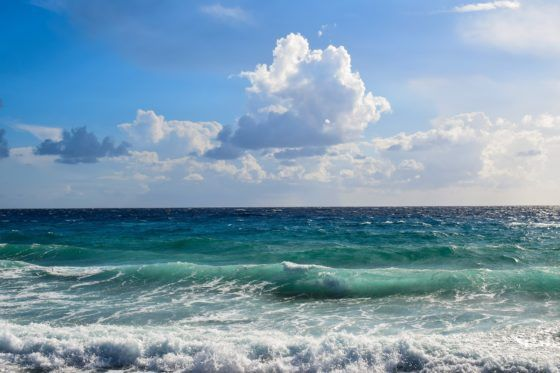
//> input picture images/15e1a73b838e2d1f101b6cb24166ed1b.jpg, 560 x 373 px
$ ./main   (built with g++ and OpenCV 4)
//> lines starting //> are read from the running program, lines starting //| are printed output that depends on the picture; after the words box and inside, x2 and y2 are one past the last pixel; in counts of white or black regions, pixels touching at a corner belong together
#include <opencv2/opencv.hpp>
#include <opencv2/highgui.hpp>
#include <opencv2/imgproc.hpp>
#include <opencv2/imgcodecs.hpp>
#include <cmath>
#include "Class.h"
#include "func.h"

#define PI 3.14159265

int main(){

    // [5 lines of commented-out code are left out]
    std::string path = "/home/maxim/CLionProjects/Sky_line_detection/images/15e1a73b838e2d1f101b6cb24166ed1b.jpg";

    play_video("/home/maxim/CLionProjects/Sky_line_detection/videos/videoplayback.mp4");
//> (this line was passed over: play_video is not available in this run)

    cv::Mat image = cv::imread(path, cv::ImreadModes::IMREAD_GRAYSCALE);
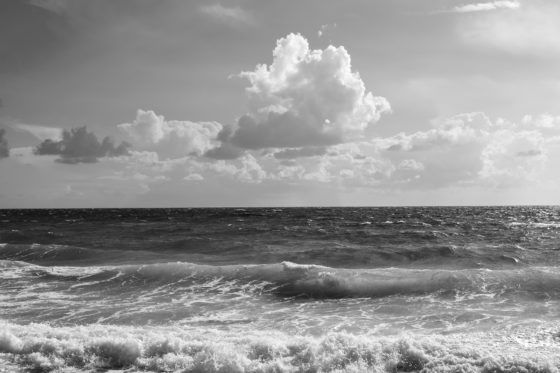
//> image: 373 rows x 560 cols, CV_8UC1; min 6, max 255, mean 148.4
    cv::Mat image_output = cv::imread(path);
//> image_output is the input picture: 373 rows x 560 cols, CV_8UC3; mean B, G, R 176.3, 155.5, 123.8
    cv::Mat _img = cv::imread(path, cv::ImreadModes::IMREAD_GRAYSCALE);

    std::cout << image.cols << std::endl;
//| 560
    std::cout << image.rows << std::endl;
//| 373

    if(!image.data)
    {
        std::cout << "Import error" << std::endl;
        return -1;
    }

    // Медианный фильтр
    cv::medianBlur(image, image, 7);
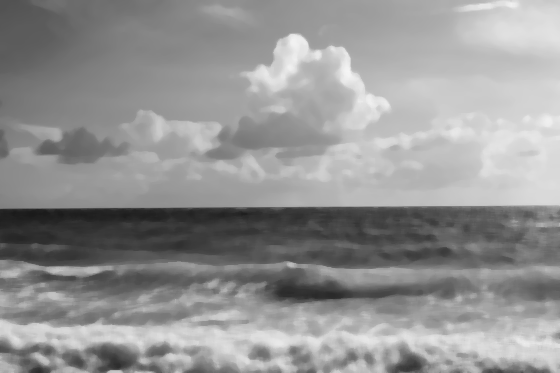
//> image: 373 rows x 560 cols, CV_8UC1; min 25, max 245, mean 147.8
    // Автоопределение пороговых значений по алгоритму OTSU для фильтра Canny
    double otsu_thresh_val = cv::threshold(
        _img, _img, 0, 255, cv::THRESH_BINARY | cv::THRESH_OTSU
    );
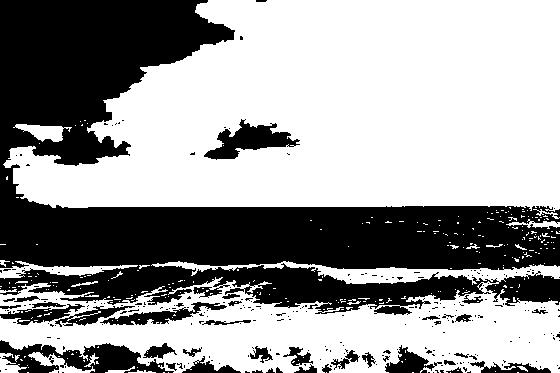
//> _img: 373 rows x 560 cols, CV_8UC1; 60.8% white; 269 black regions (231 under 20 px), largest, box (x1, y1, x2, y2) and area: (0, 0, 560, 315) 70585, (0, 340, 174, 373) 2788, (204, 119, 300, 160) 1714
//> otsu_thresh_val = 139

    cv::Canny(image, image, otsu_thresh_val/2, otsu_thresh_val, 3);
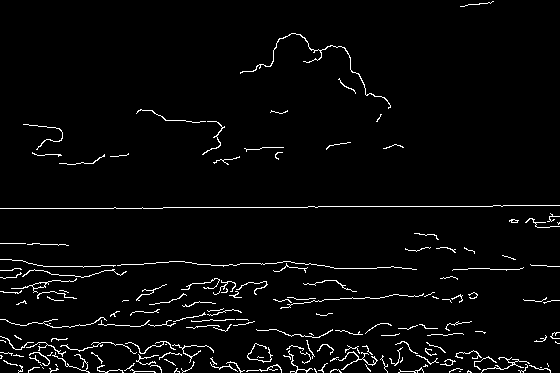
//> image: 373 rows x 560 cols, CV_8UC1; 3.2% white in thin lines or dots

    cv::Mat element = getStructuringElement( cv::MORPH_RECT, cv::Size( 3, 3 ), cv::Point( 0, 0 ) );
    // Замыкание
    cv::morphologyEx(image, image, cv::MORPH_CLOSE, element);

    cv::dilate(image, image, element);
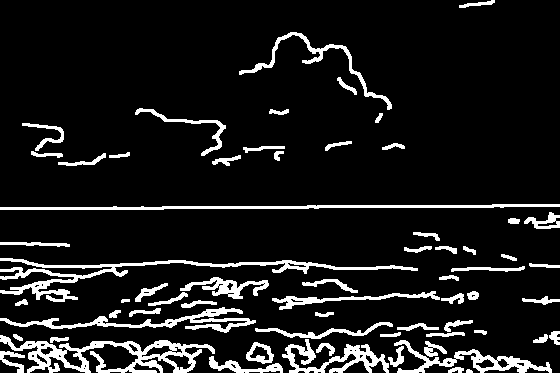
//> image: 373 rows x 560 cols, CV_8UC1; 10.4% white; 64 white regions

    // [4 lines of commented-out code are left out]

    std::vector<std::vector<cv::Point>> contours;

    findContours( image, contours, cv::RETR_TREE, cv::CHAIN_APPROX_SIMPLE );
//> contours = 111 contours, 33 with area under 20; largest, box (x1, y1, x2, y2) and area: (0, 335, 215, 373) 3086, (0, 258, 418, 302) 2019, (394, 340, 552, 373) 1238, (0, 307, 256, 333) 1185, (0, 204, 560, 210) 1139
//> (the run ends here: the program needs code that is not available in this run, at `edit_edges(image);`)

$ run again, with images/infinity-blue-2211659_1280.jpg copied over images/15e1a73b838e2d1f101b6cb24166ed1b.jpg
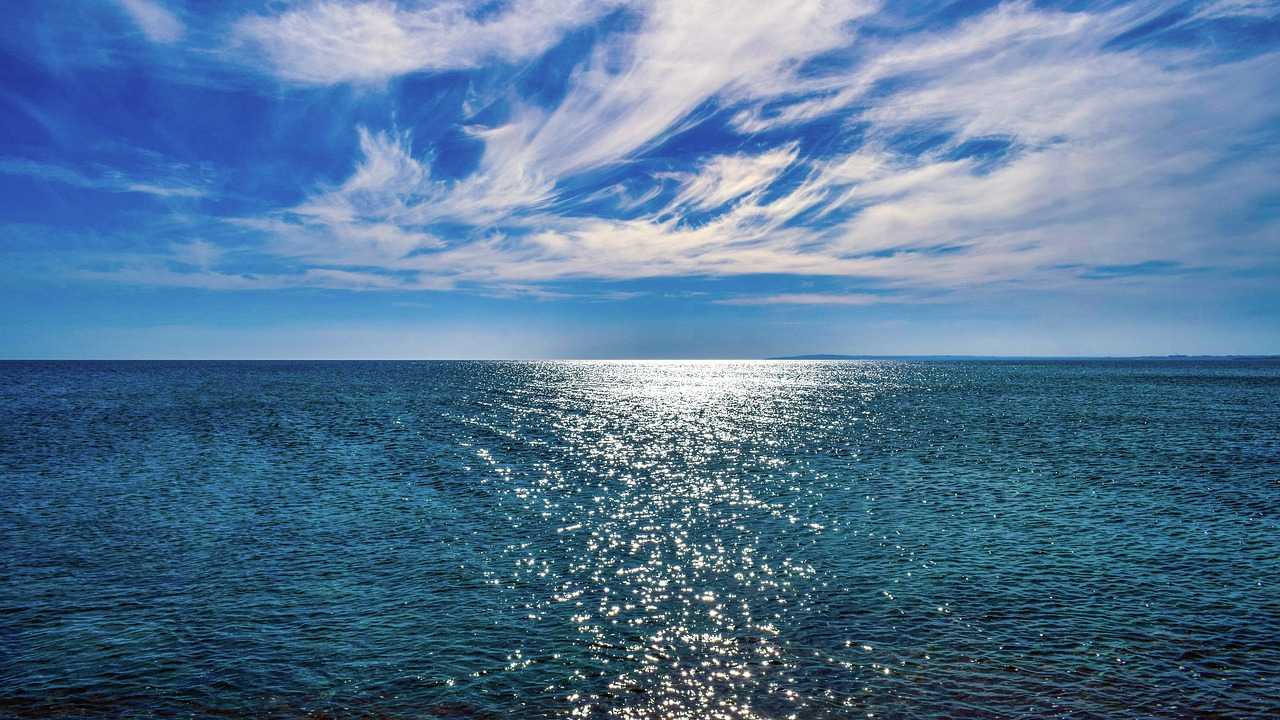
//> input picture images/infinity-blue-2211659_1280.jpg, 1280 x 720 px
//> image_output is the input picture: 720 rows x 1280 cols, CV_8UC3; mean B, G, R 149.7, 117.7, 83.1
//| 1280
//| 720
//> `double otsu_thresh_val = cv::threshold( _img, _img, 0, 255, cv::THRESH..`:
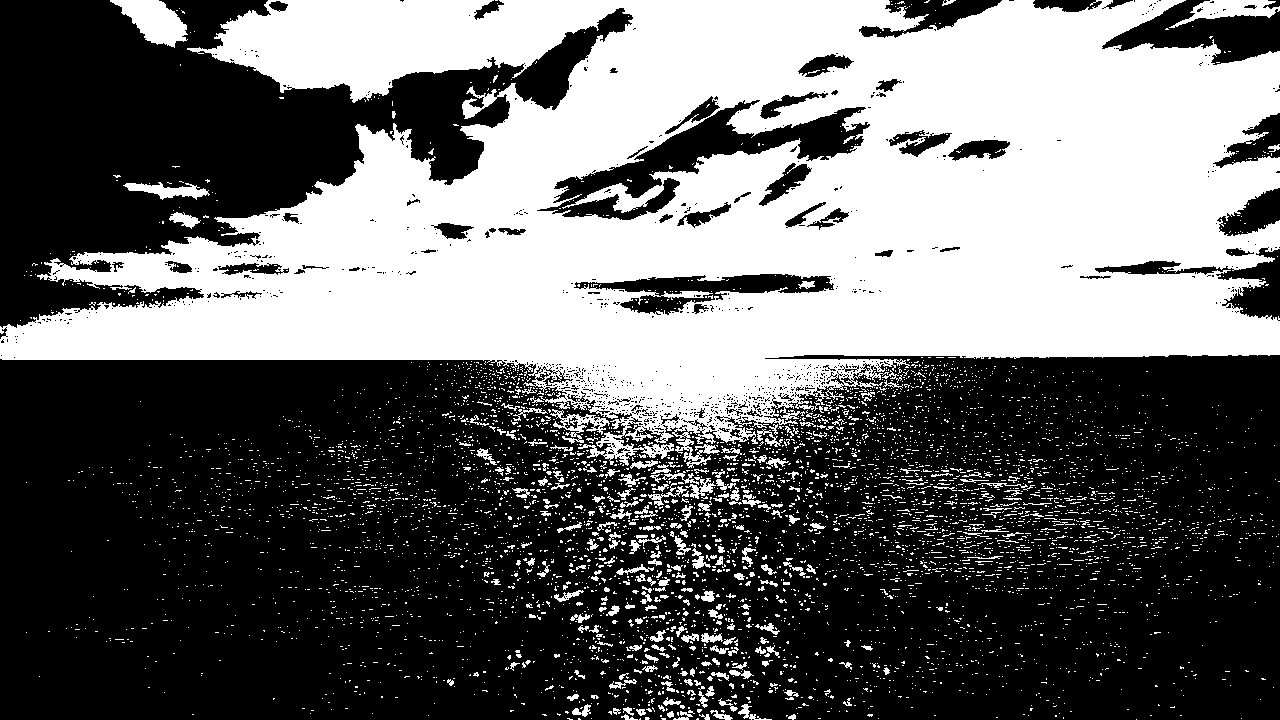
//> _img: 720 rows x 1280 cols, CV_8UC1; 40.9% white; 5543 white regions (5271 under 20 px), largest, box (x1, y1, x2, y2) and area: (0, 0, 1280, 468) 342719, (110, 0, 188, 48) 2043, (1169, 0, 1280, 28) 1335
//> otsu_thresh_val = 119
//> `cv::dilate(image, image, element);`:
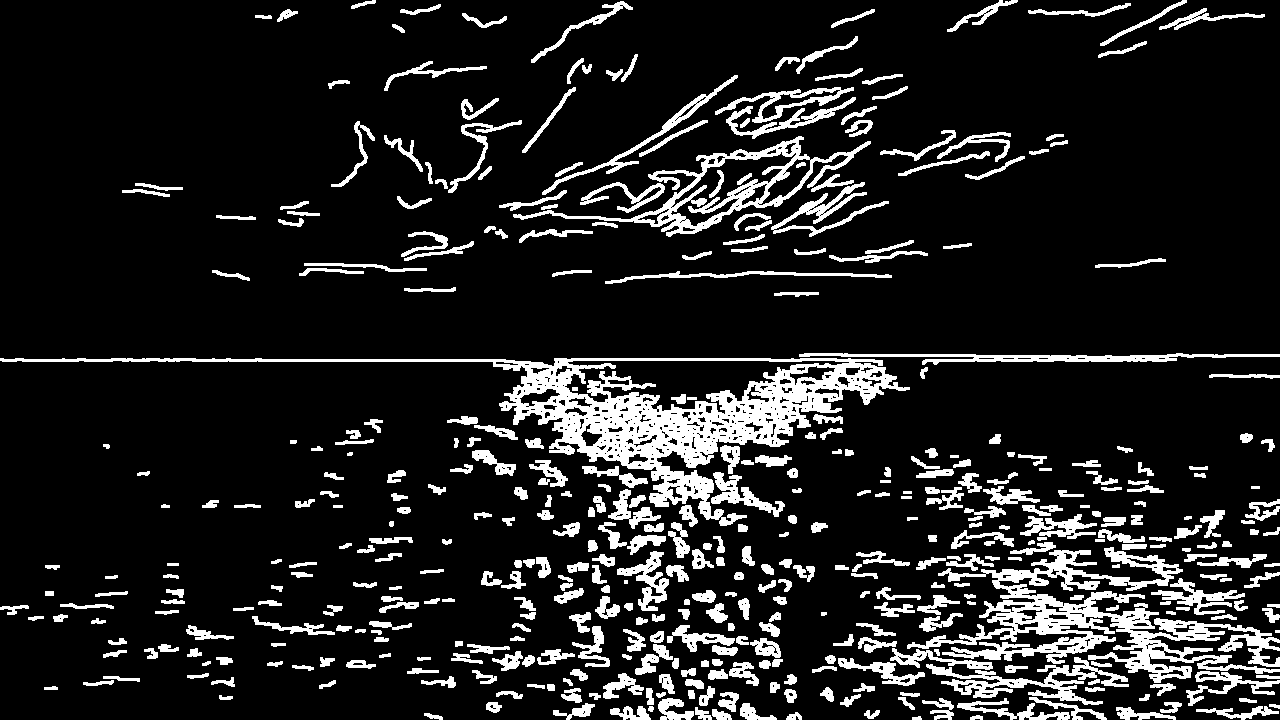
//> image: 720 rows x 1280 cols, CV_8UC1; 13.2% white; 455 white regions (2 under 20 px)
//> contours = 1100 contours, 537 with area under 20; largest, box (x1, y1, x2, y2) and area: (0, 358, 910, 526) 32000, (907, 547, 1280, 683) 13275, (513, 136, 871, 237) 8978, (564, 360, 850, 415) 7080, (670, 151, 797, 227) 3229

$ run again, with images/infinity-blue-2211659_1280_1.jpg copied over images/15e1a73b838e2d1f101b6cb24166ed1b.jpg
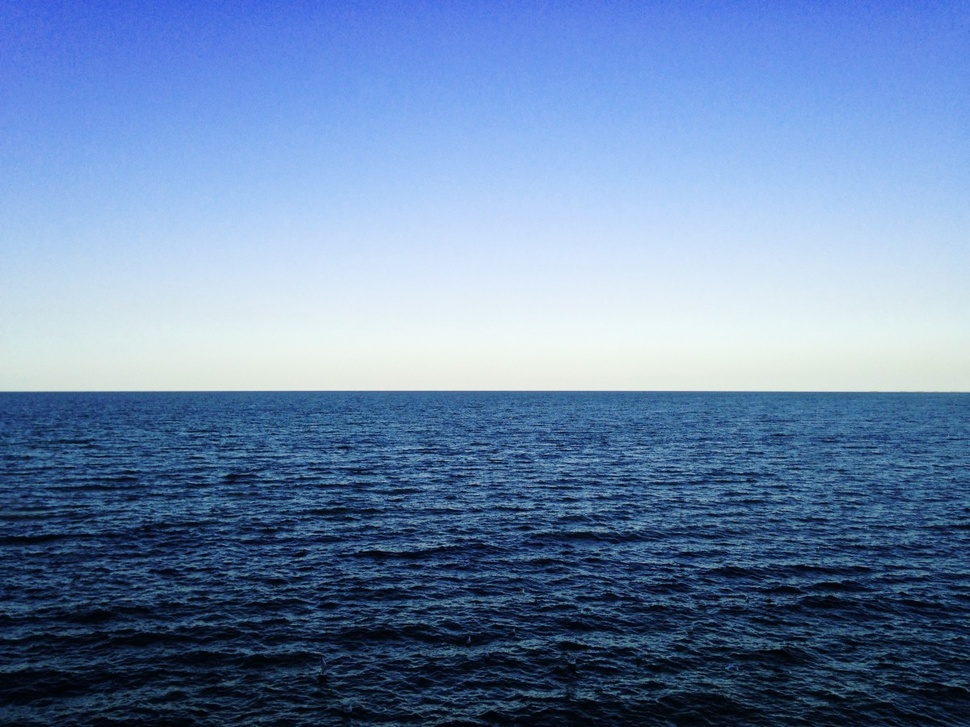
//> input picture images/infinity-blue-2211659_1280_1.jpg, 970 x 727 px, shrunk from 1200 x 900 before the run
//> image_output is the input picture: 727 rows x 970 cols, CV_8UC3; mean B, G, R 172, 132.8, 105
//| 970
//| 727
//> `double otsu_thresh_val = cv::threshold( _img, _img, 0, 255, cv::THRESH..`:
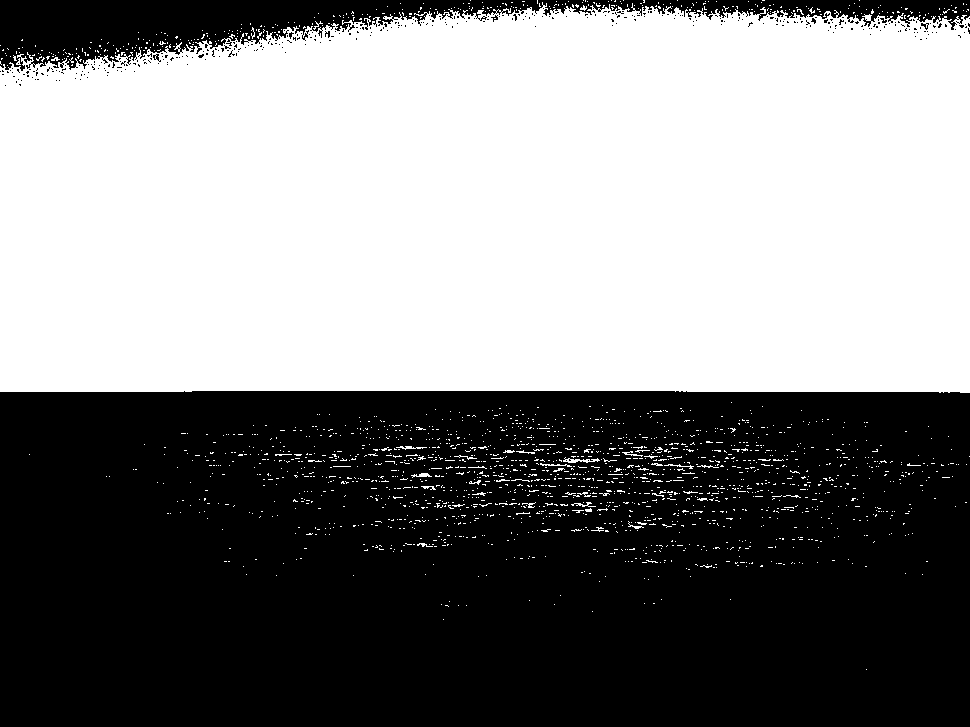
//> _img: 727 rows x 970 cols, CV_8UC1; 50.9% white; 366 black regions (360 under 20 px), largest, box (x1, y1, x2, y2) and area: (0, 391, 970, 727) 319862, (0, 0, 970, 71) 25269, (153, 54, 161, 62) 29, (921, 23, 929, 30) 26, (491, 15, 498, 22) 21, (325, 31, 330, 38) 21
//> otsu_thresh_val = 127
//> `cv::dilate(image, image, element);`:
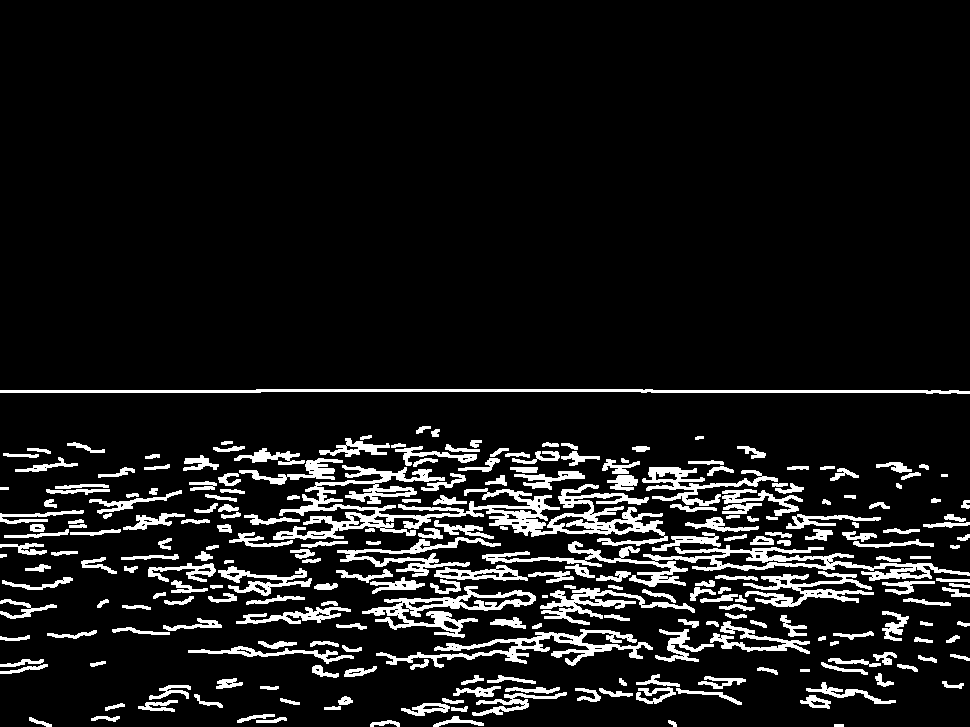
//> image: 727 rows x 970 cols, CV_8UC1; 9.8% white; 251 white regions (1 under 20 px)
//> contours = 395 contours, 111 with area under 20; largest, box (x1, y1, x2, y2) and area: (273, 465, 668, 546) 7889, (482, 541, 970, 587) 4408, (362, 586, 536, 638) 2682, (376, 629, 653, 668) 2214, (0, 389, 970, 394) 1959

$ run again, with images/blue-1977898_1280.jpg copied over images/15e1a73b838e2d1f101b6cb24166ed1b.jpg
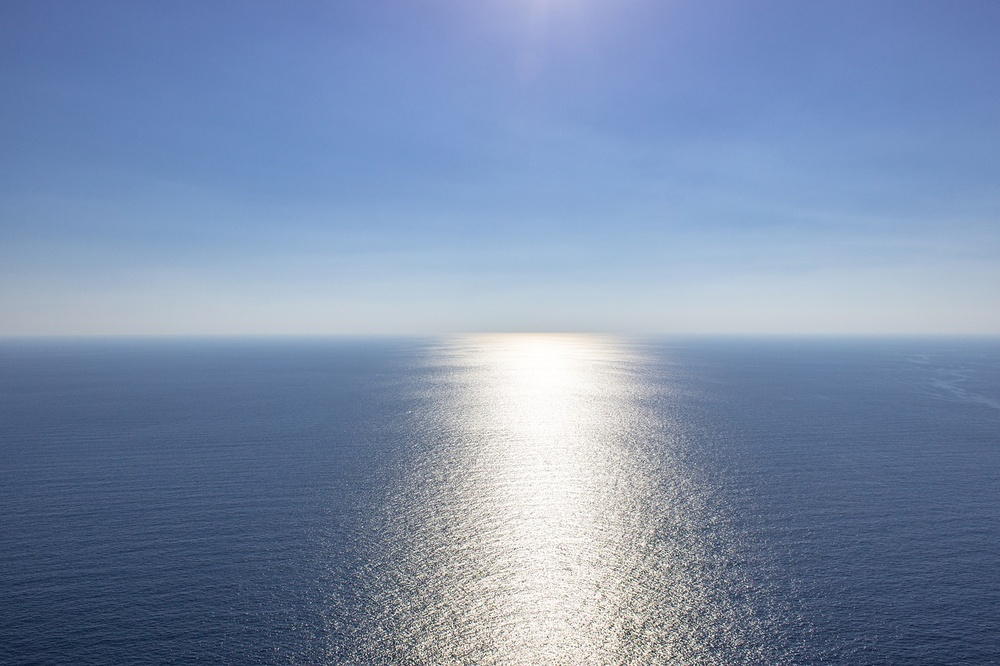
//> input picture images/blue-1977898_1280.jpg, 1000 x 666 px, shrunk from 1280 x 853 before the run
//> image_output is the input picture: 666 rows x 1000 cols, CV_8UC3; mean B, G, R 173.7, 143.4, 124.5
//| 1000
//| 666
//> `double otsu_thresh_val = cv::threshold( _img, _img, 0, 255, cv::THRESH..`:
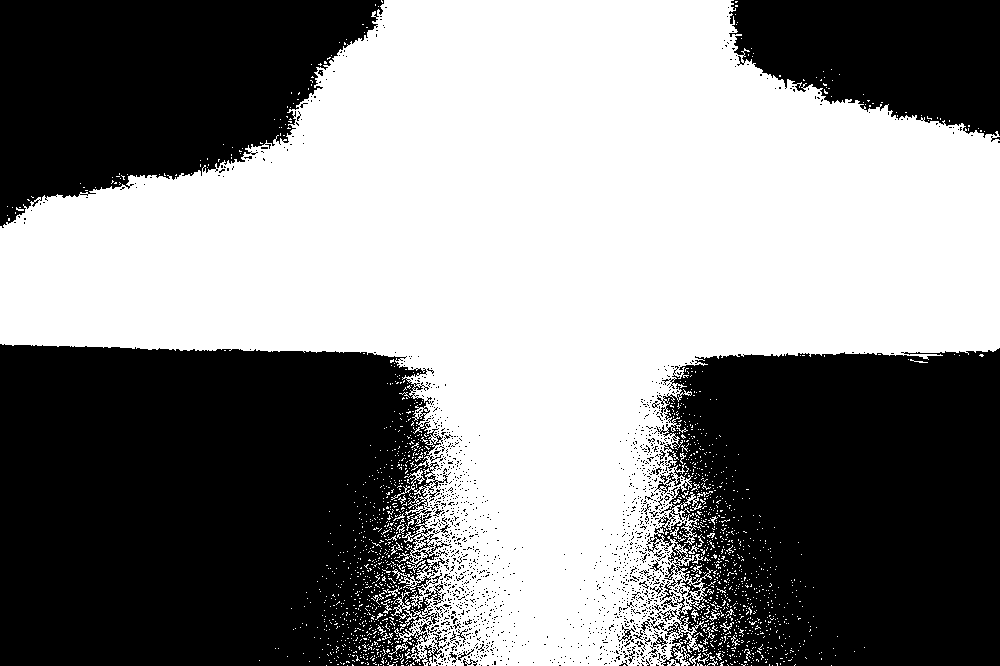
//> _img: 666 rows x 1000 cols, CV_8UC1; 52.2% white; 1484 black regions (1449 under 20 px), largest, box (x1, y1, x2, y2) and area: (0, 344, 451, 666) 130726, (646, 348, 1000, 666) 97492, (0, 0, 384, 228) 57541
//> otsu_thresh_val = 139
//> `cv::dilate(image, image, element);`:
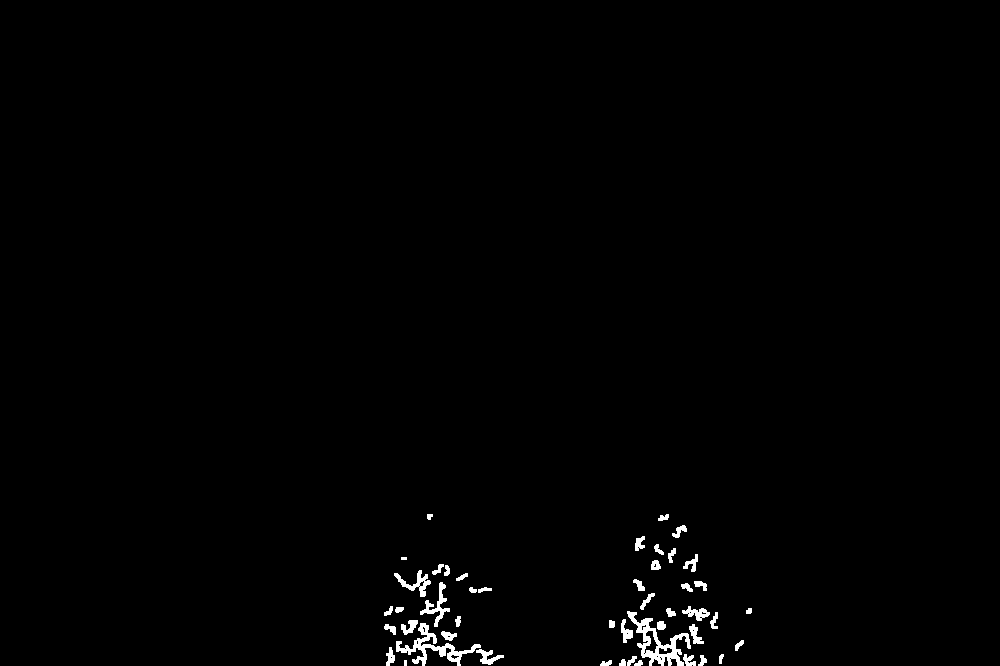
//> image: 666 rows x 1000 cols, CV_8UC1; 0.87% white; 47 white regions (2 under 20 px)
//> contours = 71 contours, 24 with area under 20; largest, box (x1, y1, x2, y2) and area: (627, 611, 691, 666) 1111, (396, 623, 481, 666) 749, (420, 582, 450, 627) 274, (394, 570, 431, 597) 270, (682, 606, 710, 621) 170
